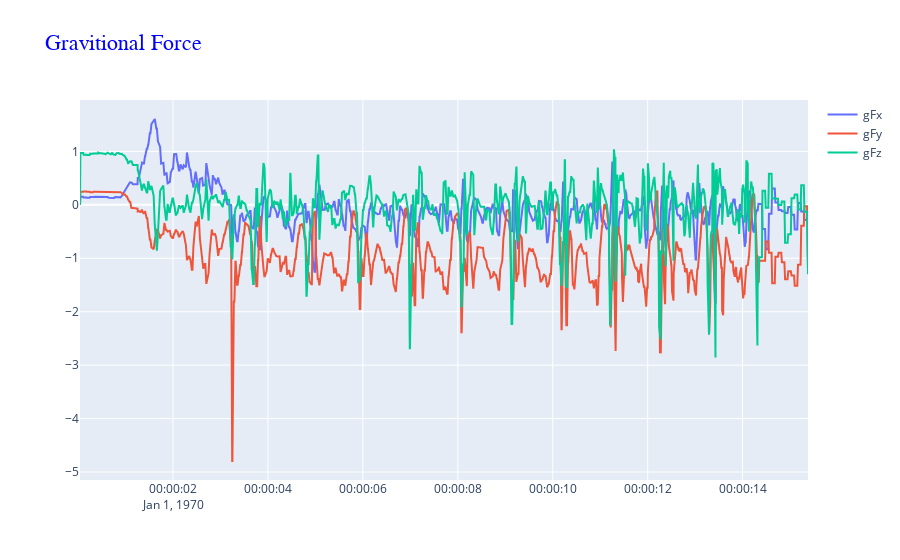
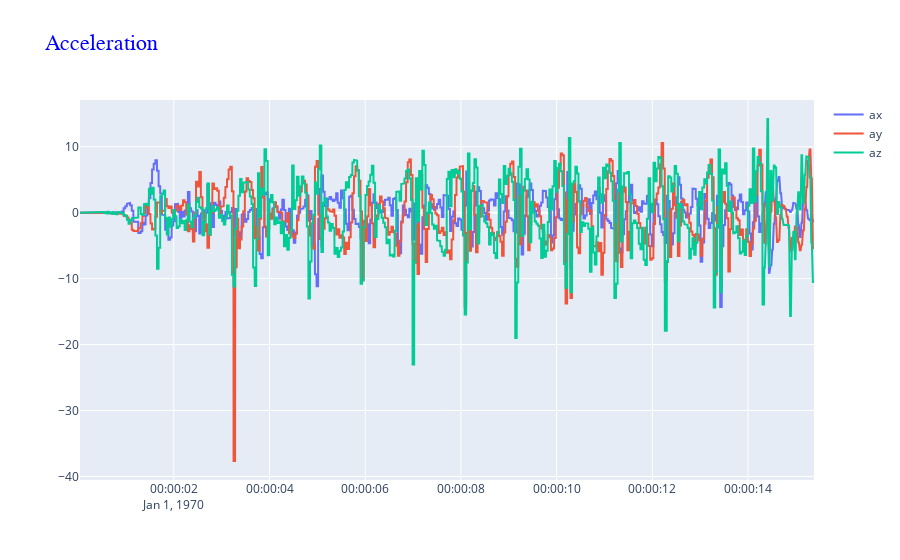
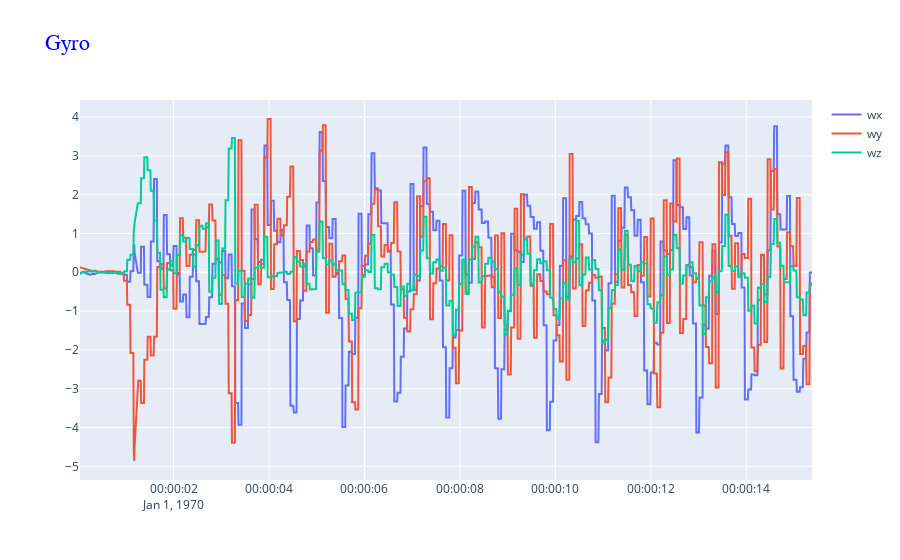
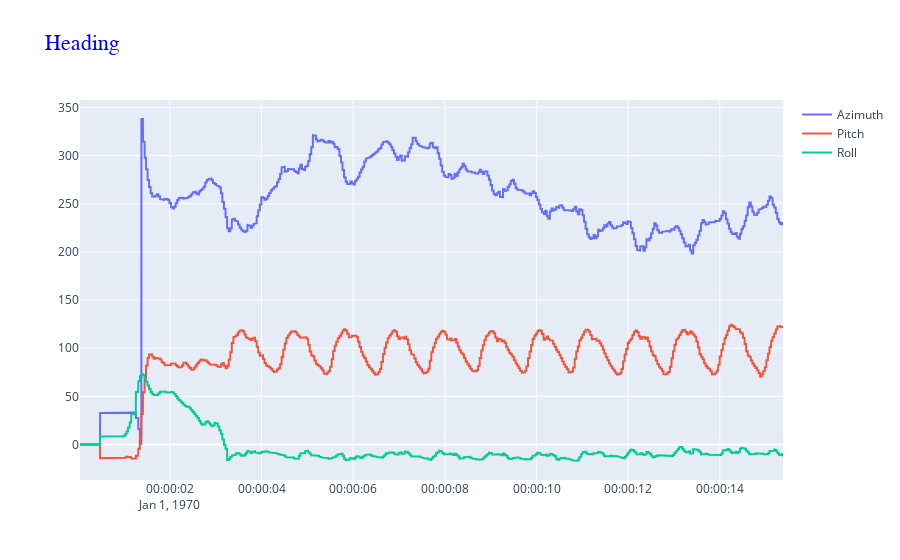

Here is the notebook cell these charts were saved with, in order:
### Code cell
fig = go.Figure()
for axis in ['gFx', 'gFy', 'gFz']:
    fig.add_trace(go.Scatter(x = df.index, y = df[axis], name = axis))
    
fig.update_layout(title=go.layout.Title(text="Gravitional Force", font=dict(
                family="Courier New, monospace",
                size=22,
                color="#0000FF"
            )))
fig.show()
fig = go.Figure()

for axis in ['ax', 'ay', 'az']:
    fig.add_trace(go.Scatter(x = df.index, y = df[axis], name = axis))
fig.update_layout(title=go.layout.Title(text="Acceleration", font=dict(
                family="Courier New, monospace",
                size=22,
                color="#0000FF"
            )))
fig.show()

fig = go.Figure()
for axis in ['wx', 'wy', 'wz']:
    fig.add_trace(go.Scatter(x = df.index, y = df[axis], name = axis))
fig.update_layout(title=go.layout.Title(text="Gyro", font=dict(
                family="Courier New, monospace",
                size=22,
                color="#0000FF"
            )))
fig.show()

fig = go.Figure()
for axis in ['Azimuth', 'Pitch', 'Roll']:
    fig.add_trace(go.Scatter(x = df.index, y = df[axis], name = axis))
fig.update_layout(title=go.layout.Title(text="Heading", font=dict(
                family="Courier New, monospace",
                size=22,
                color="#0000FF"
            )))
fig.show()

### Figure 1 — Plotly figure (JSON) as saved in the notebook; plotly's stock layout.template omitted (floating-point values rounded to 4 significant figures; data arrays with more than 128 entries replaced by an {"elided": "..."} marker saying what was removed)
{"data": [{"name": "gFx", "type": "scatter", "x": {"elided": "1633 str values"}, "y": {"elided": "1633 float values"}}, {"name": "gFy", "type": "scatter", "x": {"elided": "1633 str values"}, "y": {"elided": "1633 float values"}}, {"name": "gFz", "type": "scatter", "x": {"elided": "1633 str values"}, "y": {"elided": "1633 float values"}}], "layout": {"title": {"font": {"color": "#0000FF", "family": "Courier New, monospace", "size": 22}, "text": "Gravitional Force"}}}

### Figure 2 — Plotly figure (JSON) as saved in the notebook; plotly's stock layout.template omitted (floating-point values rounded to 4 significant figures; data arrays with more than 128 entries replaced by an {"elided": "..."} marker saying what was removed)
{"data": [{"name": "ax", "type": "scatter", "x": {"elided": "1633 str values"}, "y": {"elided": "1633 float values"}}, {"name": "ay", "type": "scatter", "x": {"elided": "1633 str values"}, "y": {"elided": "1633 float values"}}, {"name": "az", "type": "scatter", "x": {"elided": "1633 str values"}, "y": {"elided": "1633 float values"}}], "layout": {"title": {"font": {"color": "#0000FF", "family": "Courier New, monospace", "size": 22}, "text": "Acceleration"}}}

### Figure 3 — Plotly figure (JSON) as saved in the notebook; plotly's stock layout.template omitted (floating-point values rounded to 4 significant figures; data arrays with more than 128 entries replaced by an {"elided": "..."} marker saying what was removed)
{"data": [{"name": "wx", "type": "scatter", "x": {"elided": "1633 str values"}, "y": {"elided": "1633 float values"}}, {"name": "wy", "type": "scatter", "x": {"elided": "1633 str values"}, "y": {"elided": "1633 float values"}}, {"name": "wz", "type": "scatter", "x": {"elided": "1633 str values"}, "y": {"elided": "1633 float values"}}], "layout": {"title": {"font": {"color": "#0000FF", "family": "Courier New, monospace", "size": 22}, "text": "Gyro"}}}

### Figure 4 — Plotly figure (JSON) as saved in the notebook; plotly's stock layout.template omitted (floating-point values rounded to 4 significant figures; data arrays with more than 128 entries replaced by an {"elided": "..."} marker saying what was removed)
{"data": [{"name": "Azimuth", "type": "scatter", "x": {"elided": "1633 str values"}, "y": {"elided": "1633 float values"}}, {"name": "Pitch", "type": "scatter", "x": {"elided": "1633 str values"}, "y": {"elided": "1633 float values"}}, {"name": "Roll", "type": "scatter", "x": {"elided": "1633 str values"}, "y": {"elided": "1633 float values"}}], "layout": {"title": {"font": {"color": "#0000FF", "family": "Courier New, monospace", "size": 22}, "text": "Heading"}}}
